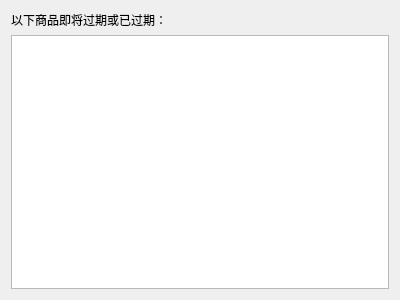
<?xml version="1.0" encoding="UTF-8"?>
<ui version="4.0">
 <class>sr_rotwarning</class>
 <widget class="QDialog" name="sr_rotwarning">
  <property name="geometry">
   <rect>
    <x>0</x>
    <y>0</y>
    <width>400</width>
    <height>300</height>
   </rect>
  </property>
  <property name="windowTitle">
   <string>Dialog</string>
  </property>
  <layout class="QVBoxLayout" name="verticalLayout">
   <item>
    <widget class="QLabel" name="label">
     <property name="text">
      <string>以下商品即将过期或已过期：</string>
     </property>
    </widget>
   </item>
   <item>
    <widget class="QTableWidget" name="tableWidget"/>
   </item>
  </layout>
 </widget>
 <resources/>
 <connections/>
</ui>
